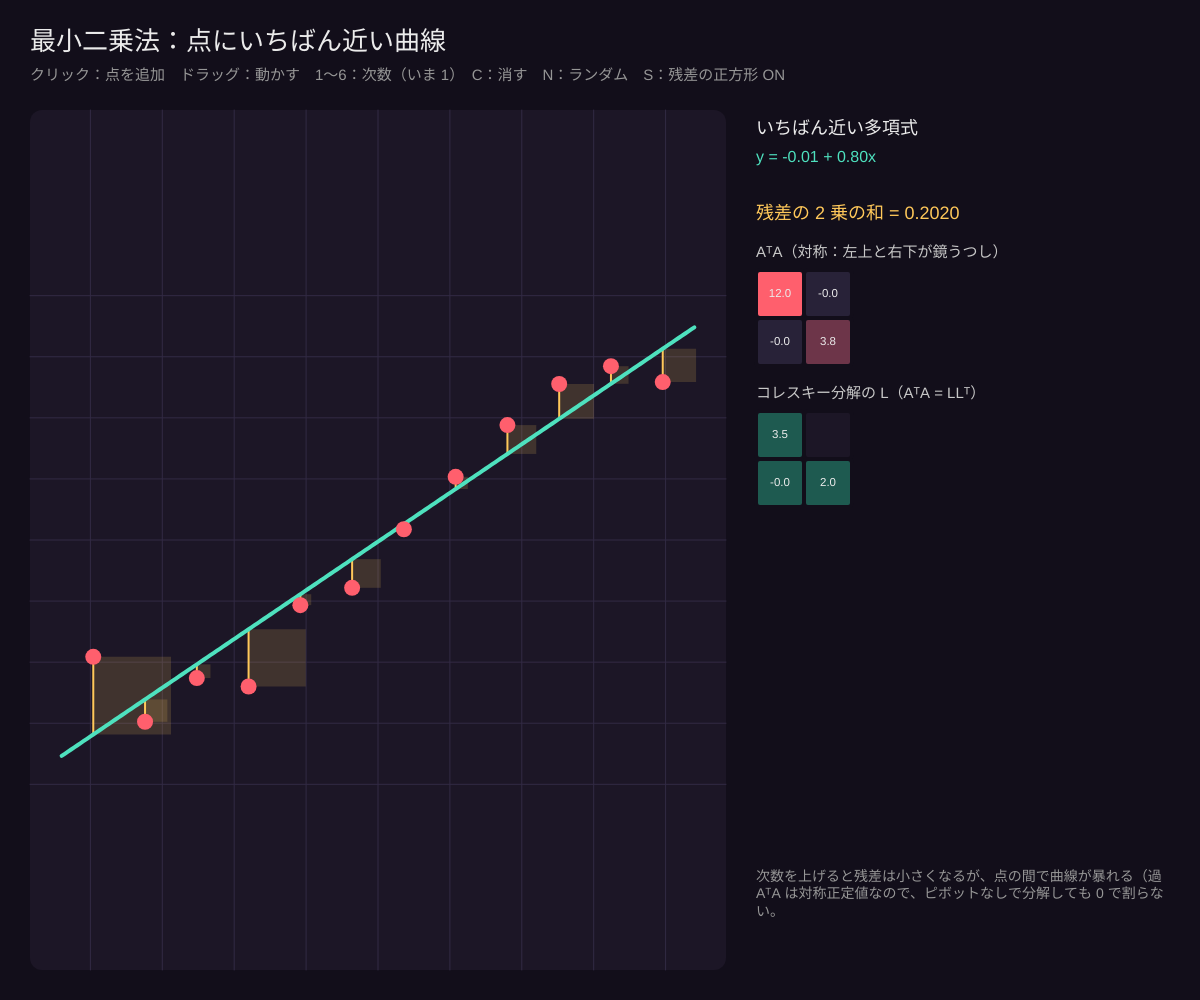
Frame 1 (no input)
Frame 60 (no input): identical to frame 1, image omitted
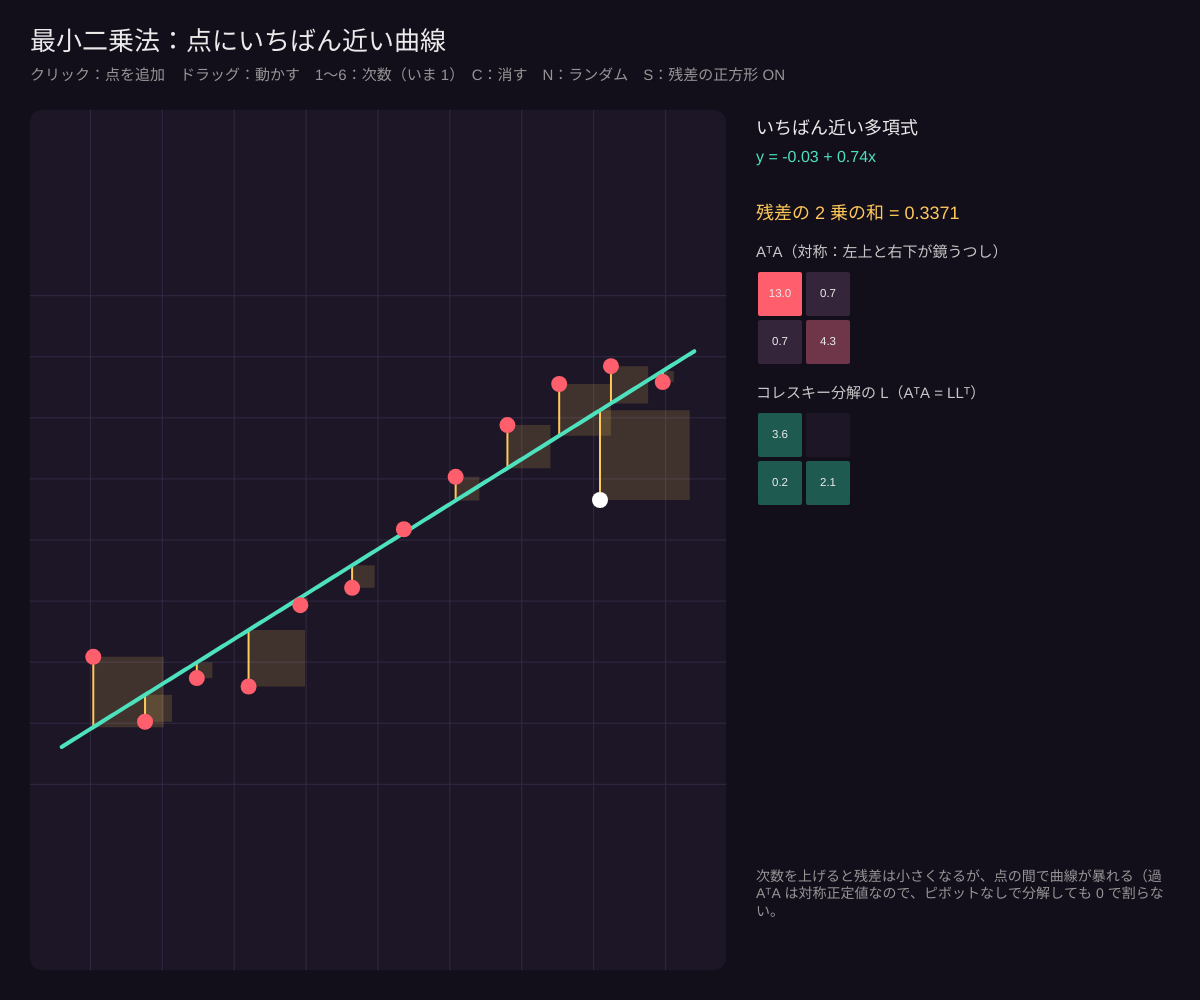
Frame 120 (the mouse pressed at the canvas centre since frame 60)

The p5.js sketch that drew these frames (run headless with seeded random() and noise() and a simulated clock; from frame 60 on, the mouse is pressed at the canvas centre):

// p5.js sketch
// ── sketch.js
// ============================================
// 02 最小二乗法：点にいちばん近い曲線
// 点が多すぎて全部を通る曲線はない → 縦のずれ（残差）の 2 乗の和が最小の多項式を選ぶ
// 正規方程式 AᵀA c = Aᵀy を解く。AᵀA は「対称正定値」なのでコレスキー分解で安全に解ける
// クリック：点を追加 / ドラッグ：点を動かす / 1〜6：多項式の次数 / C：全部消す / N：ランダムな点 / S：点を整列
// ============================================

let degree = 1;      // ★ 最初の次数（1 = 直線）
let showSquares = true; // ★ 残差を「正方形」で描く（面積の合計を最小にしている）

let pts = [], coef = null, dragI = -1, ATA = null, L = null, sse = 0;

function setup() {
  createCanvas(windowWidth, windowHeight);
  textWrap(CHAR); // 日本語を文字単位で折り返す
  randomPoints();
}

function randomPoints() {
  pts = [];
  for (let i = 0; i < 12; i++) { let x = map(i, 0, 11, -0.9, 0.9); pts.push({ x, y: 0.6 * sin(x * 2.4) + random(-0.15, 0.15) }); }
  fit();
}

// 正規方程式を作ってコレスキー分解（AᵀA = LLᵀ）で解く
function fit() {
  let m = degree + 1;
  coef = null; ATA = null; L = null;
  if (pts.length < m) return;
  ATA = Array.from({ length: m }, () => Array(m).fill(0));
  let ATy = Array(m).fill(0);
  for (let p of pts) {
    let pw = []; for (let k = 0; k < m; k++) pw.push(pow(p.x, k));
    for (let i = 0; i < m; i++) { ATy[i] += pw[i] * p.y; for (let j = 0; j < m; j++) ATA[i][j] += pw[i] * pw[j]; }
  }
  L = Array.from({ length: m }, () => Array(m).fill(0));
  for (let j = 0; j < m; j++) {
    let s = ATA[j][j];
    for (let k = 0; k < j; k++) s -= L[j][k] * L[j][k];
    if (s <= 1e-12) { coef = null; L = null; return; } // 正定値でない（点の x が重なりすぎ）
    L[j][j] = sqrt(s);
    for (let i = j + 1; i < m; i++) { let t = ATA[i][j]; for (let k = 0; k < j; k++) t -= L[i][k] * L[j][k]; L[i][j] = t / L[j][j]; }
  }
  let z = Array(m).fill(0);
  for (let i = 0; i < m; i++) { let t = ATy[i]; for (let k = 0; k < i; k++) t -= L[i][k] * z[k]; z[i] = t / L[i][i]; }
  coef = Array(m).fill(0);
  for (let i = m - 1; i >= 0; i--) { let t = z[i]; for (let k = i + 1; k < m; k++) t -= L[k][i] * coef[k]; coef[i] = t / L[i][i]; }
  sse = 0; for (let p of pts) sse += sq(p.y - evalP(p.x));
}

function evalP(x) { let v = 0; for (let k = coef.length - 1; k >= 0; k--) v = v * x + coef[k]; return v; } // ホーナー法

function draw() {
  background(18, 14, 26);
  let R = plotRect();
  fill(235); noStroke(); textSize(26); textAlign(LEFT, BASELINE);
  text('最小二乗法：点にいちばん近い曲線', 30, 50);
  textSize(15); fill(150);
  text('クリック：点を追加　ドラッグ：動かす　1〜6：次数（いま ' + degree + '）　C：消す　N：ランダム　S：残差の正方形 ' + (showSquares ? 'ON' : 'OFF'), 30, 80);

  fill(28, 22, 38); noStroke(); rect(R.x, R.y, R.w, R.h, 12);
  stroke(50, 42, 68); strokeWeight(1);
  for (let k = -4; k <= 4; k++) { let gx = sx(k / 4.4, R), gy = sy(k / 4.4, R); line(gx, R.y, gx, R.y + R.h); line(R.x, gy, R.x + R.w, gy); }

  if (coef) {
    for (let p of pts) {
      let e = p.y - evalP(p.x), px = sx(p.x, R), py = sy(p.y, R), qy = sy(evalP(p.x), R);
      if (showSquares) { noStroke(); fill(255, 200, 90, 40); let s = qy - py; rect(px, min(py, qy), abs(s) * (e > 0 ? 1 : -1), abs(s)); }
      stroke(255, 200, 90); strokeWeight(2); line(px, py, px, qy);
    }
    noFill(); stroke(78, 225, 190); strokeWeight(4); beginShape();
    for (let i = 0; i <= 200; i++) { let x = map(i, 0, 200, -1, 1), v = evalP(x); if (abs(v) < 1.6) vertex(sx(x, R), sy(v, R)); else { endShape(); beginShape(); } }
    endShape();
  }
  for (let i = 0; i < pts.length; i++) { noStroke(); fill(i === dragI ? 255 : color(255, 95, 109)); circle(sx(pts[i].x, R), sy(pts[i].y, R), 16); }

  // 右の数字パネル
  let px = R.x + R.w + 30, w = width - px - 30;
  fill(235); textSize(18); textAlign(LEFT, TOP); noStroke();
  if (!coef) {
    fill(255, 120, 120);
    text(pts.length < degree + 1 ? `${degree} 次式には点が ${degree + 1} 個以上いる（いま ${pts.length} 個）` : 'AᵀA が正定値でない（x が同じ点ばかり）→ 解が 1 つに決まらない', px, 130, w);
  } else {
    text('いちばん近い多項式', px, 120);
    textSize(16); fill(78, 225, 190);
    let s = 'y = ' + coef.map((c, k) => (k === 0 ? fmt(c) : (c >= 0 ? '+ ' : '− ') + fmt(abs(c)) + 'x' + (k > 1 ? sup(k) : ''))).join(' ');
    text(s, px, 150, w);
    fill(255, 200, 90); textSize(18);
    text('残差の 2 乗の和 = ' + sse.toFixed(4), px, 205);
    fill(200); textSize(15); text('AᵀA（対称：左上と右下が鏡うつし）', px, 245);
    drawMat(ATA, px, 270, min(48, w / ATA.length), true);
    fill(200); textSize(15); text('コレスキー分解の L（AᵀA = LLᵀ）', px, 290 + ATA.length * min(48, w / ATA.length));
    drawMat(L, px, 315 + ATA.length * min(48, w / ATA.length), min(48, w / ATA.length), false);
  }
  fill(150); textSize(14); textAlign(LEFT, TOP);
  text('次数を上げると残差は小さくなるが、点の間で曲線が暴れる（過学習）。\n点が n 個なら n−1 次式で全部を通る（=補間、06 で）。\nAᵀA は対称正定値なので、ピボットなしで分解しても 0 で割らない。', px, height - 130, w);
}

function drawMat(Mx, x0, y0, cs, heat) {
  let mx = 0; for (let r of Mx) for (let v of r) mx = max(mx, abs(v));
  for (let i = 0; i < Mx.length; i++) for (let j = 0; j < Mx.length; j++) {
    let v = Mx[i][j];
    fill(heat ? lerpColor(color(40, 34, 56), color(255, 95, 109), abs(v) / (mx || 1)) : (j > i ? color(28, 22, 38) : color(30, 90, 80)));
    stroke(18, 14, 26); rect(x0 + j * cs, y0 + i * cs, cs, cs, 4);
    noStroke(); fill(235); textAlign(CENTER, CENTER); textSize(cs * 0.24);
    if (!(j > i && !heat)) text(v.toFixed(1), x0 + j * cs + cs / 2, y0 + i * cs + cs / 2);
  }
  textAlign(LEFT, TOP);
}

function plotRect() { let s = min(width * 0.58, height - 150); return { x: 30, y: 110, w: s, h: height - 140 }; }
function sx(x, R) { return R.x + ((x + 1.1) / 2.2) * R.w; }
function sy(y, R) { return R.y + R.h / 2 - (y / 1.6) * (R.h / 2); }
function wx(px, R) { return ((px - R.x) / R.w) * 2.2 - 1.1; }
function wy(py, R) { return -((py - R.y - R.h / 2) / (R.h / 2)) * 1.6; }

function mousePressed() {
  let R = plotRect();
  if (mouseX < R.x || mouseX > R.x + R.w || mouseY < R.y || mouseY > R.y + R.h) return;
  dragI = -1;
  for (let i = 0; i < pts.length; i++) if (dist(mouseX, mouseY, sx(pts[i].x, R), sy(pts[i].y, R)) < 14) dragI = i;
  if (dragI < 0) { pts.push({ x: constrain(wx(mouseX, R), -1, 1), y: wy(mouseY, R) }); dragI = pts.length - 1; }
  fit();
}
function mouseDragged() {
  if (dragI < 0) return;
  let R = plotRect();
  pts[dragI].x = constrain(wx(mouseX, R), -1, 1); pts[dragI].y = constrain(wy(mouseY, R), -1.5, 1.5); fit();
}
function mouseReleased() { dragI = -1; }
function keyPressed() {
  if (key >= '1' && key <= '6') { degree = int(key); fit(); }
  if (key === 'c' || key === 'C') { pts = []; fit(); }
  if (key === 'n' || key === 'N') randomPoints();
  if (key === 's' || key === 'S') showSquares = !showSquares;
}
function fmt(v) { return abs(v) < 0.005 ? '0' : v.toFixed(2); }
function sup(k) { return String(k).split('').map(c => '⁰¹²³⁴⁵⁶⁷⁸⁹'[c]).join(''); }
function windowResized() { resizeCanvas(windowWidth, windowHeight); }

// ---------- やってみよう ----------
// 1. 1 点だけ大きく外す（外れ値）。直線はどれくらい引っぱられる？ 2 乗なので強く引っぱられる
// 2. 点を 4 つにして次数 3 → 残差 0（全部の点を通る）
// 3. x が全部同じ点を 2 つだけ置いて 1 次 → 正定値でなくなる（縦の直線は y = 式で書けない）
